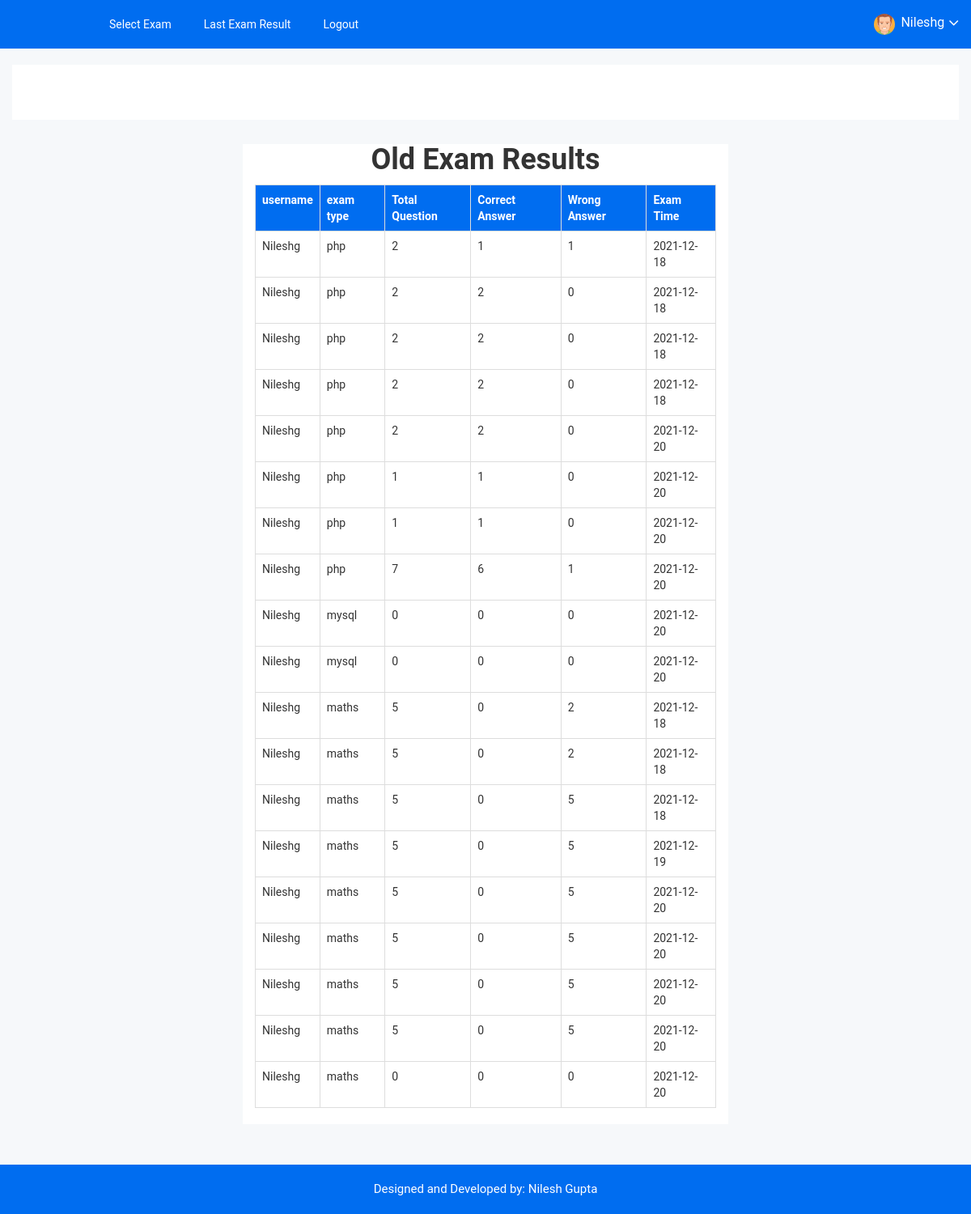
The app's page /old_exam_results.php (signed in) with its own data.
### tables this page shows
CREATE TABLE `exam_result` (
  `id` int(5) NOT NULL,
  `username` varchar(100) NOT NULL,
  `exam_type` varchar(100) NOT NULL,
  `total_question` varchar(10) NOT NULL,
  `correct_answer` varchar(10) NOT NULL,
  `wrong_answer` varchar(10) NOT NULL,
  `exam_time` varchar(100) NOT NULL
);

### old_exam_results.php (the view, shortened to what this page needs)
<?php
include "header.php";
include "connection.php";
    ?>
<div class="row" style="margin: 0px; padding:0px; margin-bottom: 50px;">
    <div class="col-lg-6 col-lg-push-3" style="min-height: 500px; background-color: white;">
        <center>
            <h1>Old Exam Results</h1>
        </center>
        <?php
        $res = mysqli_query($link, "SELECT * FROM exam_result where username='$_SESSION[username]' ORDER BY exam_type DESC") or die(mysqli_error($link));
        $count = mysqli_num_rows($res);
        if ($count == 0) {
        ?>
            <center>
                <h1>No Exam Results Found</h1>
            </center>
        <?php
        }
        else{
            echo "<table class='table table-bordered'>";
            echo "<tr style='background-color: #006df0; color:white'>";
            echo "<th>"; echo "username"; echo "</th>";
            echo "<th>"; echo "exam type"; echo "</th>";
            echo "<th>"; echo "Total Question"; echo "</th>";
            echo "<th>"; echo "Correct Answer"; echo "</th>";
            echo "<th>"; echo "Wrong Answer"; echo "</th>";
            echo "<th>"; echo "Exam Time"; echo "</th>";
            echo "</tr>";
            while($row=mysqli_fetch_array($res)){
                echo "<tr>";
                echo "<td>"; echo $row["username"]; echo "</td>";
                echo "<td>"; echo $row["exam_type"]; echo "</td>";
                echo "<td>"; echo $row["total_question"]; echo "</td>";
                echo "<td>"; echo $row["correct_answer"]; echo "</td>";
                echo "<td>"; echo $row["wrong_answer"]; echo "</td>";
                echo "<td>"; echo $row["exam_time"]; echo "</td>";
                echo "</tr>";
            }
        }
        echo "</table>";
        ?>
    </div>
</div>
<?php
include "footer.php";
?>

### records on screen
exam_result: username "Nileshg", exam_type "php", total_question "2", correct_answer "1", wrong_answer "1", exam_time "2021-12-18"
exam_result: username "Nileshg", exam_type "php", total_question "2", correct_answer "2", wrong_answer "0", exam_time "2021-12-18"
exam_result: username "Nileshg", exam_type "php", total_question "2", correct_answer "2", wrong_answer "0", exam_time "2021-12-18"
exam_result: username "Nileshg", exam_type "php", total_question "2", correct_answer "2", wrong_answer "0", exam_time "2021-12-18"
exam_result: username "Nileshg", exam_type "php", total_question "2", correct_answer "2", wrong_answer "0", exam_time "2021-12-20"
exam_result: username "Nileshg", exam_type "php", total_question "1", correct_answer "1", wrong_answer "0", exam_time "2021-12-20"
exam_result: username "Nileshg", exam_type "php", total_question "1", correct_answer "1", wrong_answer "0", exam_time "2021-12-20"
exam_result: username "Nileshg", exam_type "php", total_question "7", correct_answer "6", wrong_answer "1", exam_time "2021-12-20"
exam_result: username "Nileshg", exam_type "mysql", total_question "0", correct_answer "0", wrong_answer "0", exam_time "2021-12-20"
exam_result: username "Nileshg", exam_type "mysql", total_question "0", correct_answer "0", wrong_answer "0", exam_time "2021-12-20"
exam_result: username "Nileshg", exam_type "maths", total_question "5", correct_answer "0", wrong_answer "2", exam_time "2021-12-18"
exam_result: username "Nileshg", exam_type "maths", total_question "5", correct_answer "0", wrong_answer "2", exam_time "2021-12-18"
exam_result: username "Nileshg", exam_type "maths", total_question "5", correct_answer "0", wrong_answer "5", exam_time "2021-12-18"
exam_result: username "Nileshg", exam_type "maths", total_question "5", correct_answer "0", wrong_answer "5", exam_time "2021-12-19"
exam_result: username "Nileshg", exam_type "maths", total_question "5", correct_answer "0", wrong_answer "5", exam_time "2021-12-20"
exam_result: username "Nileshg", exam_type "maths", total_question "5", correct_answer "0", wrong_answer "5", exam_time "2021-12-20"
exam_result: username "Nileshg", exam_type "maths", total_question "5", correct_answer "0", wrong_answer "5", exam_time "2021-12-20"
exam_result: username "Nileshg", exam_type "maths", total_question "5", correct_answer "0", wrong_answer "5", exam_time "2021-12-20"
exam_result: username "Nileshg", exam_type "maths", total_question "0", correct_answer "0", wrong_answer "0", exam_time "2021-12-20"

### other values on screen
$_SESSION["username"] "Nileshg"
